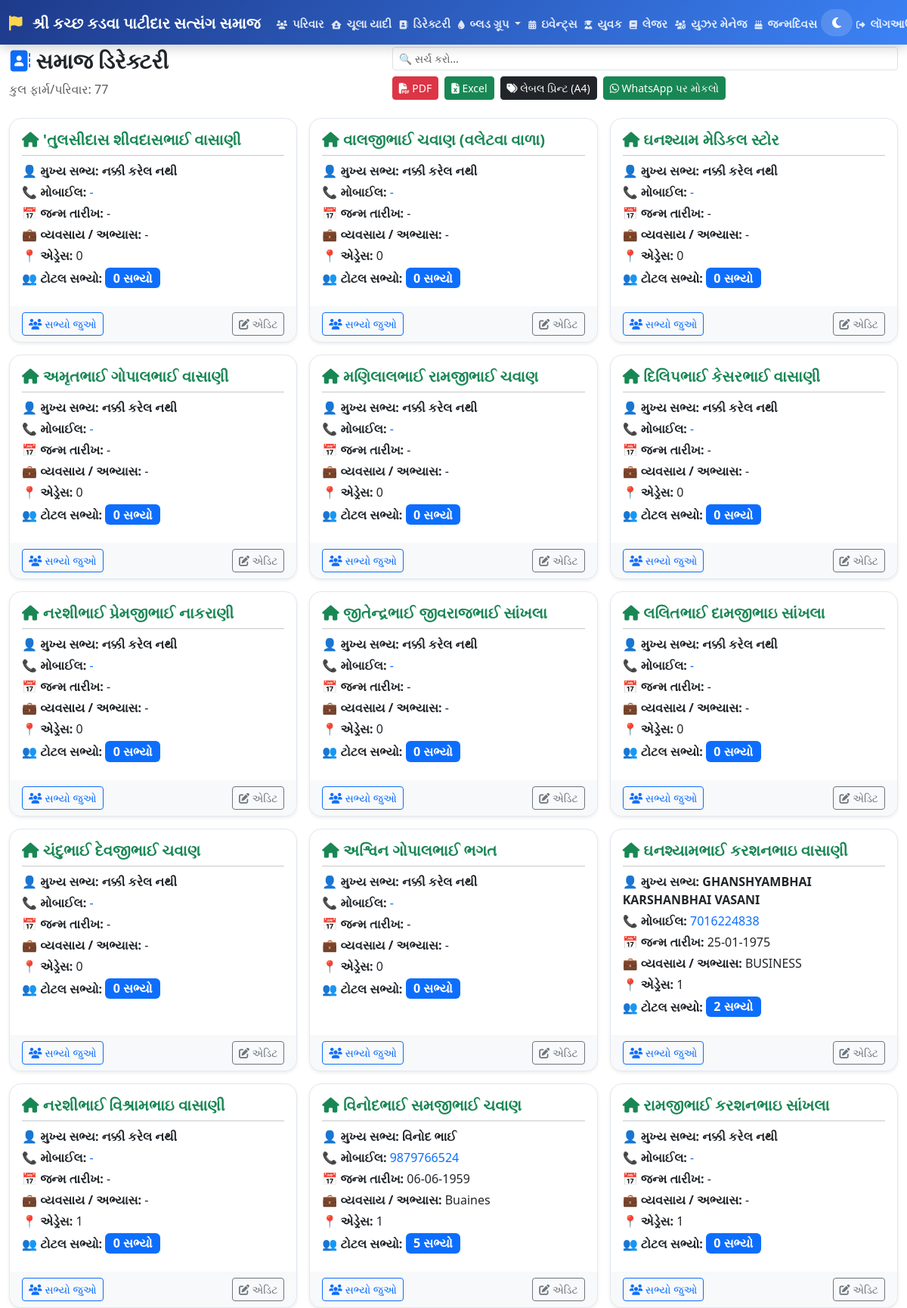
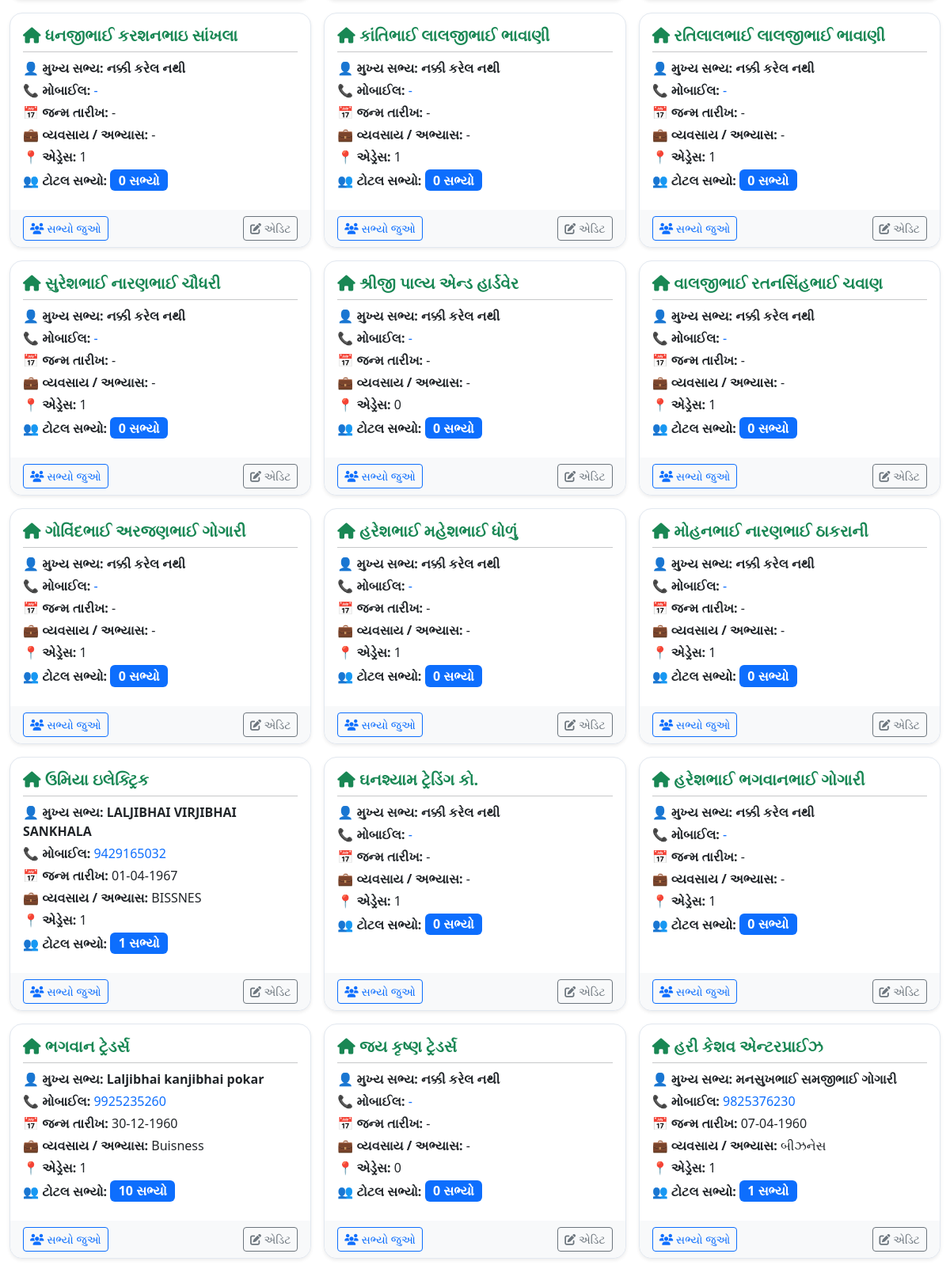
The page /directory (signed in, upper part) on the database its author committed (2 pictures, top to bottom).
### tables this page shows
CREATE TABLE families (
        id INTEGER PRIMARY KEY AUTOINCREMENT, 
        firm_name TEXT, 
        family_name TEXT, 
        mobile TEXT, 
        address TEXT, 
        uif REAL DEFAULT 0.0
    );

### app.py (the view)
@app.route("/directory")
def directory_view():
    if not session.get("logged_in"):
        return redirect("/login")
    conn = sqlite3.connect("samaj.db")
    cursor = conn.cursor()
    cursor.execute("""
        SELECT f.id, f.firm_name, f.family_name, f.address,
               m.name as head_name, m.mobile, m.birth_date, m.business_study,
               (SELECT COUNT(*) FROM family_members WHERE family_id = f.id) as total_members
        FROM families f
        LEFT JOIN family_members m ON m.id = (
            SELECT id FROM family_members WHERE family_id = f.id ORDER BY id ASC LIMIT 1
        )
        GROUP BY f.id
        ORDER BY f.id ASC
    """)
    rows = cursor.fetchall()
    conn.close()
    families = []
    for r in rows:
        families.append({
            "id": r[0],
            "firm_name": r[1] if r[1] else r[2],
            "family_name": r[2],
            "address": r[3],
            "head_name": r[4],
            "mobile": r[5],
            "birth_date": r[6],
            "business_study": r[7],
            "total_members": r[8]
        })
    return render_template("directory.html", families=families)

### app.py (called while the page is built)
@app.template_filter('format_date_to_indian')
def format_date_to_indian_filter(date_str):
    if not date_str:
        return ""
    for fmt in ("%Y-%m-%d", "%d-%m-%Y"):
        try:
            return datetime.strptime(date_str.strip(), fmt).strftime("%d-%m-%Y")
        except ValueError:
            continue
    return date_str

### templates/directory.html (shortened to what this page needs)
{% extends "base.html" %}
{% block content %}
<div class="d-flex justify-content-between align-items-center mb-4 flex-wrap gap-2">
    <div>
        <h3 class="fw-bold"><i class="fas fa-address-book text-primary"></i> સમાજ ડિરેક્ટરી</h3>
        <p class="text-muted mb-0">કુલ ફાર્મ/પરિવાર: {{ families|length }}</p>
    </div>
    <div class="d-flex flex-wrap align-items-center gap-2">
        <input type="text" id="searchInput" class="form-control form-control-sm" placeholder="🔍 સર્ચ કરો..." style="width: 220px;" onkeyup="filterDirectory()">
        <a href="/directory/export/pdf" class="btn btn-danger btn-sm"><i class="fas fa-file-pdf"></i> PDF</a>
        <a href="/directory/export/excel" class="btn btn-success btn-sm"><i class="fas fa-file-excel"></i> Excel</a>
        <a href="/directory/labels" class="btn btn-dark btn-sm" target="_blank"><i class="fas fa-tags"></i> લેબલ પ્રિન્ટ (A4)</a>
        <a href="https://api.whatsapp.com/send?text={{ url_for('download_labels_pdf', _external=True) }}" target="_blank" class="btn btn-success btn-sm"><i class="fab fa-whatsapp"></i> WhatsApp પર મોકલો</a>
    </div>
</div>
<div class="row g-3" id="directoryList">
    {% for f in families %}
    <div class="col-md-6 col-lg-4 directory-item" data-search="{{ f.firm_name }} {{ f.head_name }} {{ f.mobile }} {{ f.address }}">
        <div class="card shadow-sm border-0 rounded-4 h-100" style="border: 1.5px solid #e2e8f0 !important;">
            <div class="card-body">
                <h5 class="fw-bold text-success mb-2">
                    <i class="fas fa-home"></i> {{ f.firm_name if f.firm_name else 'અનામત ફાર્મ' }}
                </h5>
                <hr class="my-2">
                <p class="mb-1"><strong>👤 મુખ્ય સભ્ય:</strong> <span class="text-dark fw-semibold">{{ f.head_name if f.head_name else 'નક્કી કરેલ નથી' }}</span></p>
                <p class="mb-1"><strong>📞 મોબાઈલ:</strong> <a href="tel:{{ f.mobile }}" class="text-decoration-none">{{ f.mobile if f.mobile else '-' }}</a></p>
                <p class="mb-1"><strong>📅 જન્મ તારીખ:</strong> {{ f.birth_date | format_date_to_indian if f.birth_date else '-' }}</p>
                <p class="mb-1"><strong>💼 વ્યવસાય / અભ્યાસ:</strong> {{ f.business_study if f.business_study else '-' }}</p>
                <p class="mb-1"><strong>📍 એડ્રેસ:</strong> {{ f.address if f.address else '-' }}</p>
                <p class="mb-2"><strong>👥 ટોટલ સભ્યો:</strong> <a href="/family/{{ f.id }}/members" class="badge bg-primary text-decoration-none fs-6">{{ f.total_members }} સભ્યો</a></p>
            </div>
            <div class="card-footer bg-light border-0 d-flex justify-content-between rounded-bottom-4 py-2">
                <a href="/directory/family/{{ f.id }}/members" class="btn btn-sm btn-outline-primary"><i class="fas fa-users"></i> સભ્યો જુઓ</a>
                <a href="/family/edit/{{ f.id }}" class="btn btn-sm btn-outline-secondary"><i class="fas fa-edit"></i> એડિટ</a>
            </div>
        </div>
    </div>
    {% endfor %}
</div>
{% endblock %}

### templates/base.html (style rules this page uses)
html, body { width: 100% !important; overflow-x: hidden !important; margin: 0 !important; padding: 0 !important; }
input, select, textarea, .form-control { width: 100% !important; max-width: 100% !important; }
body { font-family: 'Segoe UI', Tahoma, Geneva, Verdana, sans-serif; padding-bottom: 60px; transition: all 0.3s; }
.card { border-radius: 15px; box-shadow: 0 10px 30px rgba(0,0,0,0.08); border: none; overflow: hidden; }
* { box-sizing: border-box; }
body { overflow-x: hidden !important; width: 100%; }
input.form-control, select.form-select, textarea.form-control { max-width: 100% !important; }

### rows shown on the page
families: firm_name "'તુલસીદાસ શીવદાસભાઈ વાસાણી", head_name "નક્કી કરેલ નથી", mobile "-", birth_date "-", business_study "-", address "0", total_members "0"
families: firm_name "વાલજીભાઈ ચવાણ (વલેટવા વાળા)", head_name "નક્કી કરેલ નથી", mobile "-", birth_date "-", business_study "-", address "0", total_members "0"
families: firm_name "ઘનશ્યામ મેડિકલ સ્ટોર", head_name "નક્કી કરેલ નથી", mobile "-", birth_date "-", business_study "-", address "0", total_members "0"
families: firm_name "અમૃતભાઈ ગોપાલભાઈ વાસાણી", head_name "નક્કી કરેલ નથી", mobile "-", birth_date "-", business_study "-", address "0", total_members "0"
families: firm_name "મણિલાલભાઈ રામજીભાઈ ચવાણ", head_name "નક્કી કરેલ નથી", mobile "-", birth_date "-", business_study "-", address "0", total_members "0"
families: firm_name "દિલિપભાઈ કેસરભાઈ વાસાણી", head_name "નક્કી કરેલ નથી", mobile "-", birth_date "-", business_study "-", address "0", total_members "0"
families: firm_name "નરશીભાઈ પ્રેમજીભાઈ નાકરાણી", head_name "નક્કી કરેલ નથી", mobile "-", birth_date "-", business_study "-", address "0", total_members "0"
families: firm_name "જીતેન્દ્રભાઈ જીવરાજભાઈ સાંખલા", head_name "નક્કી કરેલ નથી", mobile "-", birth_date "-", business_study "-", address "0", total_members "0"
families: firm_name "લલિતભાઈ દામજીભાઇ સાંખલા", head_name "નક્કી કરેલ નથી", mobile "-", birth_date "-", business_study "-", address "0", total_members "0"
families: firm_name "ચંદુભાઈ દેવજીભાઈ ચવાણ", head_name "નક્કી કરેલ નથી", mobile "-", birth_date "-", business_study "-", address "0", total_members "0"
families: firm_name "અશ્વિન ગોપાલભાઈ ભગત", head_name "નક્કી કરેલ નથી", mobile "-", birth_date "-", business_study "-", address "0", total_members "0"
families: firm_name "ઘનશ્યામભાઈ કરશનભાઇ વાસાણી", head_name "GHANSHYAMBHAI KARSHANBHAI VASANI", mobile "7016224838", birth_date "25-01-1975", business_study "BUSINESS", address "1", total_members "2"
families: firm_name "નરશીભાઈ વિશ્રામભાઇ વાસાણી", head_name "નક્કી કરેલ નથી", mobile "-", birth_date "-", business_study "-", address "1", total_members "0"
families: firm_name "વિનોદભાઈ સમજીભાઈ ચવાણ", head_name "વિનોદ ભાઈ", mobile "9879766524", birth_date "06-06-1959", business_study "Buaines", address "1", total_members "5"
families: firm_name "રામજીભાઈ કરશનભાઇ સાંખલા", head_name "નક્કી કરેલ નથી", mobile "-", birth_date "-", business_study "-", address "1", total_members "0"
families: firm_name "ધનજીભાઈ કરશનભાઇ સાંખલા", head_name "નક્કી કરેલ નથી", mobile "-", birth_date "-", business_study "-", address "1", total_members "0"
families: firm_name "કાંતિભાઈ લાલજીભાઈ ભાવાણી", head_name "નક્કી કરેલ નથી", mobile "-", birth_date "-", business_study "-", address "1", total_members "0"
families: firm_name "રતિલાલભાઈ લાલજીભાઈ ભાવાણી", head_name "નક્કી કરેલ નથી", mobile "-", birth_date "-", business_study "-", address "1", total_members "0"
families: firm_name "સુરેશભાઈ નારણભાઈ ચૌધરી", head_name "નક્કી કરેલ નથી", mobile "-", birth_date "-", business_study "-", address "1", total_members "0"
families: firm_name "શ્રીજી પાલ્ય એન્ડ હાર્ડવેર", head_name "નક્કી કરેલ નથી", mobile "-", birth_date "-", business_study "-", address "0", total_members "0"
families: firm_name "વાલજીભાઈ રતનસિંહભાઈ ચવાણ", head_name "નક્કી કરેલ નથી", mobile "-", birth_date "-", business_study "-", address "1", total_members "0"
families: firm_name "ગોવિંદભાઈ અરજણભાઈ ગોગારી", head_name "નક્કી કરેલ નથી", mobile "-", birth_date "-", business_study "-", address "1", total_members "0"
families: firm_name "હરેશભાઈ મહેશભાઈ ધોળું", head_name "નક્કી કરેલ નથી", mobile "-", birth_date "-", business_study "-", address "1", total_members "0"
families: firm_name "મોહનભાઈ નારણભાઈ ઠાકરાની", head_name "નક્કી કરેલ નથી", mobile "-", birth_date "-", business_study "-", address "1", total_members "0"
families: firm_name "ઉમિયા ઇલેક્ટ્રિક", head_name "LALJIBHAI VIRJIBHAI SANKHALA", mobile "9429165032", birth_date "01-04-1967", business_study "BISSNES", address "1", total_members "1"
families: firm_name "ઘનશ્યામ ટ્રેડિંગ કો.", head_name "નક્કી કરેલ નથી", mobile "-", birth_date "-", business_study "-", address "1", total_members "0"
families: firm_name "હરેશભાઈ ભગવાનભાઈ ગોગારી", head_name "નક્કી કરેલ નથી", mobile "-", birth_date "-", business_study "-", address "1", total_members "0"
families: firm_name "ભગવાન ટ્રેડર્સ", head_name "Laljibhai kanjibhai pokar", mobile "9925235260", birth_date "30-12-1960", business_study "Buisness", address "1", total_members "10"
families: firm_name "જય કૃષ્ણ ટ્રેડર્સ", head_name "નક્કી કરેલ નથી", mobile "-", birth_date "-", business_study "-", address "0", total_members "0"
families: firm_name "હરી કેશવ એન્ટરપ્રાઈઝ", head_name "મનસુખભાઈ સમજીભાઈ ગોગારી", mobile "9825376230", birth_date "07-04-1960", business_study "બીઝનેસ", address "1", total_members "1"

### other values the page prints
{{ families|length }} "77"
